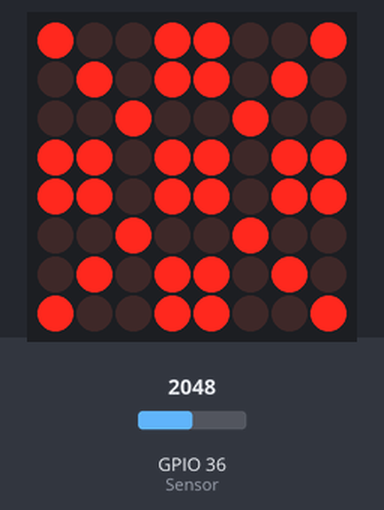
Simulated run of this sketch. Board: ESP32. On the bench: 8×8 LED matrix. The test bench sets the inputs (shaded band); at power-on: GPIO 36 (Sensor) = 2048. What the sketch prints to the serial monitor is not drawn.

Above: at 0.1 s.
At 10.4 s:
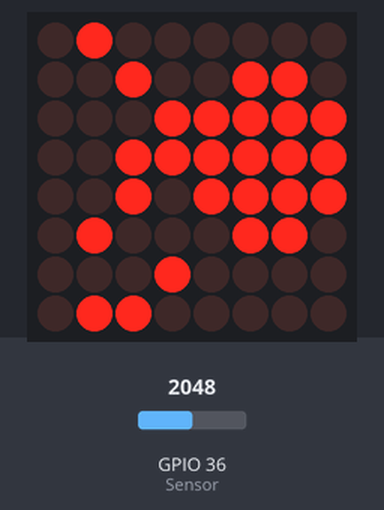
10.5 s: GPIO 36 (Sensor) set to 457
At 12.4 s:
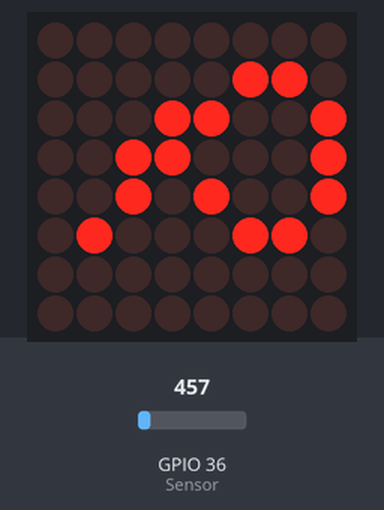
13.5 s: GPIO 36 (Sensor) set to 403
15.3 s: GPIO 36 (Sensor) set to 491
Timing chart, 0 to 18.3 s (numbered marks = the images above; inputs shaded):
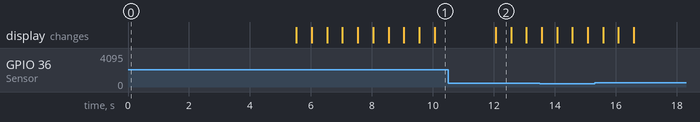

The sketch:

Sensor_de_Gas.ino
```cpp
/*
 * Fundacion Kinal
 * Centro educativo tecnico laboral Kinal
 * Perito en electonica
 * Quinto perito
 * EB5AM
 * Taller de electronica digital y reparacion de computadoras
 * Nombre: Juan Manuel Sebastián Ixen Coy
 * Carnet: 2019519
*/

#include <LedControl.h>
#include <Ticker.h>

#define DIN 4
#define CLK 2
#define CS 3
#define Sensor A0

void Animacion();
void Lectura();

LedControl LED = LedControl(4,2,3,1);
Ticker ISR_Sensor(Lectura, 5000);

const int Largo = 8;
int gas;
int propano;

byte Fuego[8] =
{
B00000000,
B00000100,
B00011000,
B00110000,
B00101000,
B01000100,
B01000100,
B00111000
};
byte Fuego2[8] =
{
B10001000,
B10000101,
B01011001,
B00110010,
B00111000,
B01111100,
B01111100,
B00111000
};
byte Copo_Nieve[8] =
{
B10011001,
B01011010,
B00100100,
B11011011,
B11011011,
B00100100,
B01011010,
B10011001
};

void setup()
{
  Serial.begin(19200);
  ISR_Sensor.start();
  LED.shutdown(0, false);
  LED.setIntensity(0, 15);
  LED.clearDisplay(0);
  pinMode(Sensor, INPUT);
}
void loop()
{
  if (propano > 40) {
    Animacion();
  } else {
    for (int i = 0; i < Largo; i++) {
    LED.setColumn(0, i, Copo_Nieve[i]);
  }
  }
  delay(1000);

  ISR_Sensor.update();
}
void Lectura(){
  int suma =  0;
  for(int i = 0; i < 5; i++){
  gas = map(analogRead(A0),0,1023,0,100);
  suma = suma + gas;
  delay(100);
  }
  propano = suma/5;
  Serial.print(gas);
  Serial.print(",");
}
void Animacion()
{
  LED.clearDisplay(0);
  for(int Tiempo = 0; Tiempo < 5; Tiempo++){
  for (int i = Largo; i > 0; i--) {
  LED.setColumn(0, i, Fuego[i]);
  }
  delay(500);

  for (int i = Largo; i > 0; i--) {
  LED.setColumn(0, i, Fuego2[i]);
  }
  delay(500);
}
}
```

Measured:
- what the display in image 2 shows lasts 0.5 s, from 12.1 s to 12.6 s
